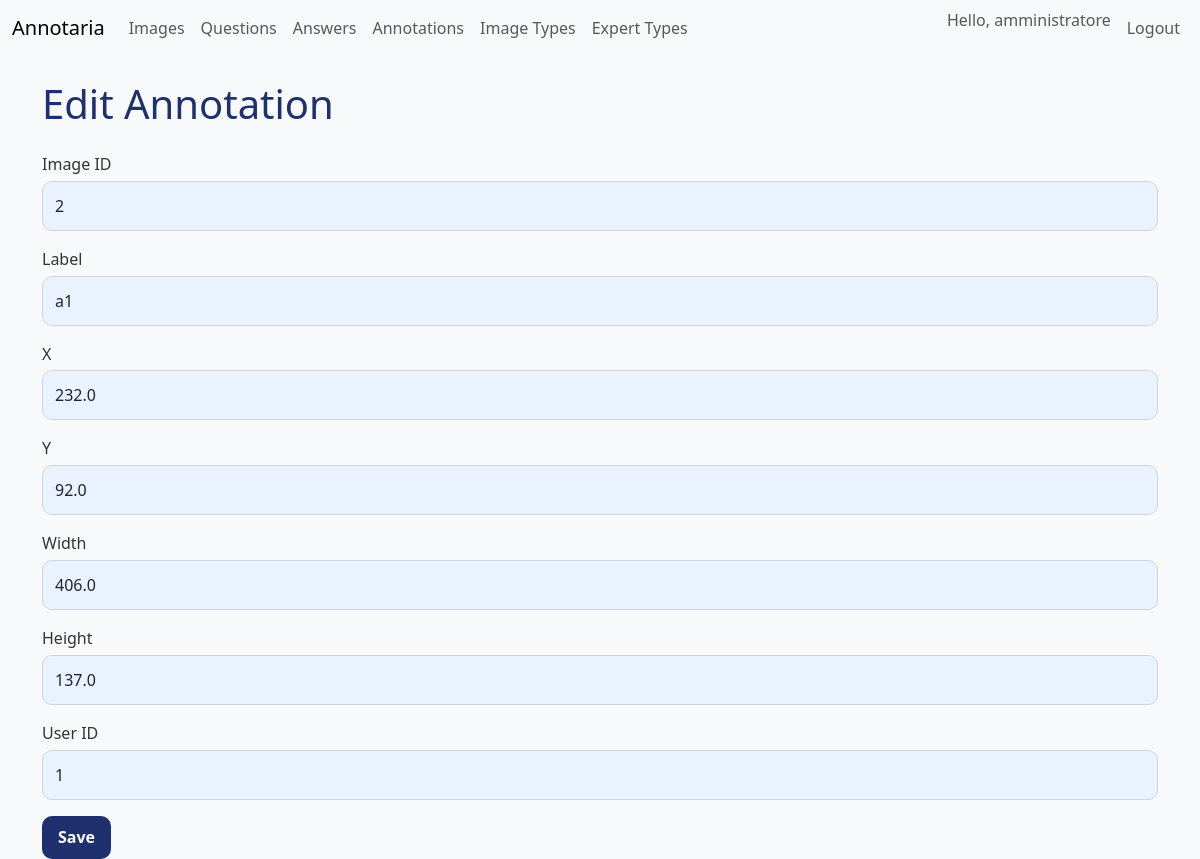
The app's page /ui/annotations/1/edit (signed in) with its own data.
### models.py (models this page shows)
class User(Base):
    __tablename__ = "users"
    id = Column(Integer, primary_key=True, index=True)
    username = Column(String, unique=True, index=True, nullable=False)
    hashed_password = Column(String, nullable=False)
    role = Column(String, nullable=False, default="Esperto")
    answers = relationship("Answer", back_populates="user")
    annotations = relationship("Annotation", back_populates="user")
    expert_types = relationship(
        "ExpertType", secondary=user_expert_types, back_populates="users"
    )

class Annotation(Base):
    __tablename__ = "annotations"
    id = Column(Integer, primary_key=True, index=True)
    image_id = Column(Integer, ForeignKey("images.id"), nullable=False)
    label = Column(String, nullable=False)
    x = Column(Float, nullable=False)
    y = Column(Float, nullable=False)
    width = Column(Float, nullable=False)
    height = Column(Float, nullable=False)
    user_id = Column(Integer, ForeignKey("users.id"), nullable=False)
    annotated_at = Column(DateTime(timezone=True), server_default=func.now())
    image = relationship("Image", back_populates="annotations")
    user = relationship("User", back_populates="annotations")

### routers/ui.py (the view)
@router.get(
    "/annotations/{annotation_id}/edit",
    response_class=HTMLResponse,
)
def edit_annotation_form(
    annotation_id: int,
    request: Request,
    user: UserModel = Depends(require_admin),
    db: Session = Depends(get_db),
):
    annotation = db.query(AnnotationModel).filter_by(id=annotation_id).first()
    if not annotation:
        raise HTTPException(status_code=404, detail="Annotation not found")
    return templates.TemplateResponse(
        "annotation_form.html",
        {"request": request, "annotation": annotation, "user": user},
    )

### templates/annotation_form.html
{% extends "base.html" %}
{% block content %}
<h1>{% if annotation %}Edit Annotation{% else %}New Annotation{% endif %}</h1>
<form method="post" action="{% if annotation %}/ui/annotations/{{annotation.id}}/edit{% else %}/ui/annotations/create{% endif %}">
<div class="mb-3">
    <label for="image_id" class="form-label">Image ID</label>
    <input type="number" class="form-control" id="image_id" name="image_id" value="{{ annotation.image_id if annotation else '' }}">
</div>
<div class="mb-3">
    <label for="label" class="form-label">Label</label>
    <input type="text" class="form-control" id="label" name="label" value="{{ annotation.label if annotation else '' }}">
</div>
<div class="mb-3">
    <label for="x" class="form-label">X</label>
    <input type="number" step="any" class="form-control" id="x" name="x" value="{{ annotation.x if annotation else '' }}">
</div>
<div class="mb-3">
    <label for="y" class="form-label">Y</label>
    <input type="number" step="any" class="form-control" id="y" name="y" value="{{ annotation.y if annotation else '' }}">
</div>
<div class="mb-3">
    <label for="width" class="form-label">Width</label>
    <input type="number" step="any" class="form-control" id="width" name="width" value="{{ annotation.width if annotation else '' }}">
</div>
<div class="mb-3">
    <label for="height" class="form-label">Height</label>
    <input type="number" step="any" class="form-control" id="height" name="height" value="{{ annotation.height if annotation else '' }}">
</div>
<div class="mb-3">
    <label for="user_id" class="form-label">User ID</label>
    <input type="number" class="form-control" id="user_id" name="user_id" value="{{ annotation.user_id if annotation else '' }}">
</div>
<button type="submit" class="btn btn-primary">Save</button>
</form>
{% endblock %}

### templates/base.html (shortened to what this page needs)
<!DOCTYPE html>
<html lang="en">
<head>
    <link href="https://cdn.jsdelivr.net/npm/bootstrap@5.3.0/dist/css/bootstrap.min.css" rel="stylesheet">
    <link rel="stylesheet" href="/static/css/style.css">
</head>
<body>
<nav class="navbar navbar-expand-lg navbar-light bg-light mb-4">
    <div class="container-fluid">
        <a class="navbar-brand" href="/ui">Annotaria</a>
        <div class="collapse navbar-collapse">
            <ul class="navbar-nav me-auto mb-2 mb-lg-0">
                <li class="nav-item"><a class="nav-link" href="/ui/images">Images</a></li>
                {% if user and user.role == 'Amministratore' %}
                <li class="nav-item"><a class="nav-link" href="/ui/questions">Questions</a></li>
                <li class="nav-item"><a class="nav-link" href="/ui/answers">Answers</a></li>
                <li class="nav-item"><a class="nav-link" href="/ui/annotations">Annotations</a></li>
                <li class="nav-item"><a class="nav-link" href="/ui/image-types">Image Types</a></li>
                <li class="nav-item"><a class="nav-link" href="/ui/expert-types">Expert Types</a></li>
                {% elif user and user.role == 'Esperto' %}
                <li class="nav-item"><a class="nav-link" href="/ui/my-expert-types">My Expert Types</a></li>
                {% endif %}
            </ul>
            <ul class="navbar-nav ms-auto mb-2 mb-lg-0">
                {% if user %}
                <li class="nav-item">
                    <span class="navbar-text me-2">Hello, {{ user.username }}</span>
                </li>
                <li class="nav-item">
                    <form action="/ui/logout" method="post" class="d-inline">
                        <button type="submit" class="btn btn-link nav-link">Logout</button>
                    </form>
                </li>
                {% else %}
                <li class="nav-item"><a class="nav-link" href="/ui/login">Login</a></li>
                <li class="nav-item"><a class="nav-link" href="/ui/register">Register</a></li>
                {% endif %}
            </ul>
        </div>
    </div>
</nav>
<div class="container">
{% block content %}{% endblock %}
</div>
</body>
</html>

### static/css/style.css (style rules this page uses)
body { font-family: 'Segoe UI', sans-serif; background-color: #f8f9fa; }
h1, h2, h3 { color: #1f306e; margin-bottom: 1.5rem; }
.form-control { border-radius: 10px; background-color: #eaf2ff; border: 1px solid #ced4da; padding: 0.75rem; font-size: 1rem; }
.form-label { font-weight: 500; color: #333; margin-bottom: 0.3rem; }
.btn-primary, .btn-submit { border-radius: 10px; background-color: #1f306e; border: none; padding: 0.6rem 1rem; color: white; font-weight: bold; font-size: 1rem; }

### records on screen
User: username "amministratore"
Annotation: image_id "2", label "a1", x "232.0", y "92.0", width "406.0", height "137.0", user_id "1"
